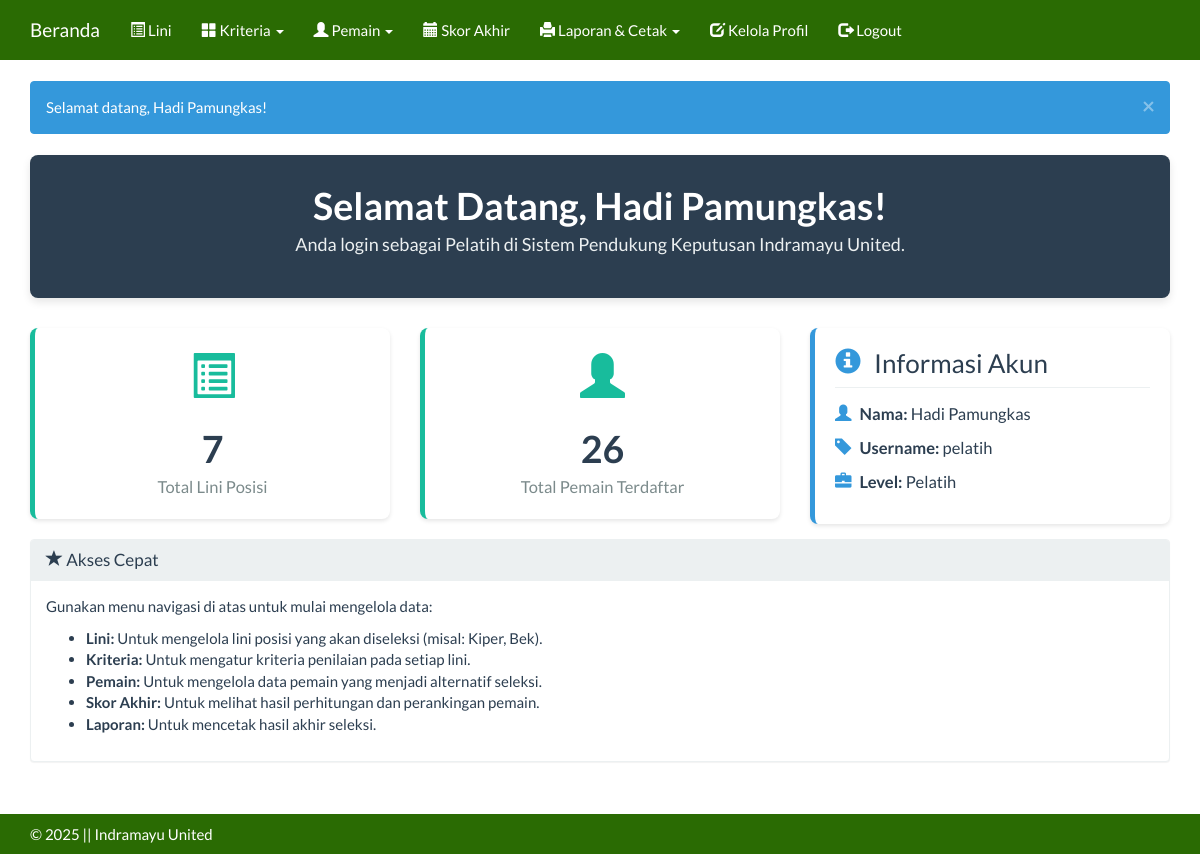
/index.php (signed in), run on the app's committed database.
### tables this page shows
CREATE TABLE `tb_user` (
  `id_akun` int(11) NOT NULL,
  `user` varchar(16) DEFAULT NULL,
  `nama` varchar(100) NOT NULL,
  `pass` varchar(255) DEFAULT NULL,
  `level` varchar(3) NOT NULL
);

### config.php (called while the page is built)
<?php
$config["server"]='localhost';
$config["username"]='root';
$config["password"]='';
$config["database_name"]='spk_indramayu_united';

### functions.php (called while the page is built, shortened)
<?php
include 'config.php';
include 'includes/db.php';
$db = new DB($config['server'], $config['username'], $config['password'], $config['database_name']);
include 'includes/general.php';

### includes/db.php (called while the page is built, shortened)
<?php
class DB{
    var $conn = null;
    public function __construct($host, $username, $passwd, $dbname){
        $this->conn = mysqli_connect($host, $username, $passwd, $dbname);
    }
    public function query($sql){
        $query = mysqli_query($this->conn, $sql) or die('<pre>Error mysqli_query: ' . mysqli_error($this->conn) . '<br />' . $sql . '</pre>');
        return $query;
    }
    public function get_row($sql){
        $query = $this->query($sql);
        return mysqli_fetch_object($query);
    }
    public function get_var($sql){
        $query = $this->query($sql);
        $row = mysqli_fetch_row($query);
        return $row[0];
    }
}

### home.php (the view, shortened to what this page needs)
<?php
$user_login = $_SESSION['login'];
$user_data = $db->get_row("SELECT * FROM tb_user WHERE user='$user_login'");
$level_map = [
    '1' => 'Pelatih',
    '2' => 'Manajer',
    '3' => 'Admin'
];
$user_level_name = $level_map[$user_data->level] ?? 'Tidak Diketahui';
$total_lini = $db->get_var("SELECT COUNT(*) FROM tb_lini");
$total_pemain = $db->get_var("SELECT COUNT(*) FROM tb_alternatif");
?>
<div class="welcome-banner">
    <h1>Selamat Datang, <?= htmlspecialchars($user_data->nama) ?>!</h1>
    <p>Anda login sebagai <?= htmlspecialchars($user_level_name) ?> di Sistem Pendukung Keputusan Indramayu United.</p>
</div>
<div class="row">
    <div class="col-md-4">
        <div class="stat-card">
            <div class="stat-icon">
                <span class="glyphicon glyphicon-list-alt"></span>
            </div>
            <div class="stat-number"><?= $total_lini ?></div>
            <div class="stat-title">Total Lini Posisi</div>
        </div>
    </div>
    <div class="col-md-4">
        <div class="stat-card">
            <div class="stat-icon">
                <span class="glyphicon glyphicon-user"></span>
            </div>
            <div class="stat-number"><?= $total_pemain ?></div>
            <div class="stat-title">Total Pemain Terdaftar</div>
        </div>
    </div>
    <div class="col-md-4">
        <div class="user-info-card">
            <h3><span class="glyphicon glyphicon-info-sign"></span> Informasi Akun</h3>
            <p><span class="glyphicon glyphicon-user"></span><strong>Nama:</strong> <?= htmlspecialchars($user_data->nama) ?></p>
            <p><span class="glyphicon glyphicon-tag"></span><strong>Username:</strong> <?= htmlspecialchars($user_data->user) ?></p>
            <p><span class="glyphicon glyphicon-briefcase"></span><strong>Level:</strong> <?= htmlspecialchars($user_level_name) ?></p>
        </div>
    </div>
</div>
<div class="panel panel-default">
    <div class="panel-heading">
        <h3 class="panel-title"><span class="glyphicon glyphicon-star"></span> Akses Cepat</h3>
    </div>
    <div class="panel-body">
        <p>Gunakan menu navigasi di atas untuk mulai mengelola data:</p>
        <ul>
            <li><b>Lini:</b> Untuk mengelola lini posisi yang akan diseleksi (misal: Kiper, Bek).</li>
            <li><b>Kriteria:</b> Untuk mengatur kriteria penilaian pada setiap lini.</li>
            <li><b>Pemain:</b> Untuk mengelola data pemain yang menjadi alternatif seleksi.</li>
            <li><b>Skor Akhir:</b> Untuk melihat hasil perhitungan dan perankingan pemain.</li>
            <li><b>Laporan:</b> Untuk mencetak hasil akhir seleksi.</li>
        </ul>
    </div>
</div>

### assets/css/general.css (style rules this page uses)
html { position: relative; min-height: 100%; }
body { margin-bottom: 70px; }

### home.php (style rules this page uses)
.welcome-banner { background-color: #2c3e50; color: #fff; padding: 30px 20px; border-radius: 8px; margin-bottom: 30px; text-align: center; box-shadow: 0 4px 8px rgba(0,0,0,0.1); }
.welcome-banner h1 { margin: 0; font-size: 2.5em; font-weight: 700; }
.welcome-banner p { font-size: 1.2em; margin-top: 5px; color: #ecf0f1; }
.stat-card { background-color: #ffffff; padding: 20px; border-radius: 8px; text-align: center; box-shadow: 0 2px 4px rgba(0,0,0,0.1); margin-bottom: 20px; border-left: 5px solid #18bc9c; }
.stat-card .stat-icon { font-size: 3em; color: #18bc9c; margin-bottom: 10px; }
.stat-card .stat-number { font-size: 2.5em; font-weight: 700; color: #2c3e50; }
.stat-card .stat-title { font-size: 1.1em; color: #7b8a8b; }
.user-info-card { background-color: #ffffff; padding: 20px; border-radius: 8px; box-shadow: 0 2px 4px rgba(0,0,0,0.1); border-left: 5px solid #3498db; }
.user-info-card h3 { margin-top: 0; color: #2c3e50; border-bottom: 1px solid #ecf0f1; padding-bottom: 10px; margin-bottom: 15px; }
.user-info-card p { font-size: 1.1em; margin-bottom: 10px; }
.user-info-card .glyphicon { margin-right: 8px; color: #3498db; }

### data on the page
tb_user: nama "Hadi Pamungkas", level "Pelatih", user "pelatih"

### other printed values
$msg "Selamat datang, Hadi Pamungkas!"
$total_lini "7"
$total_pemain "26"
